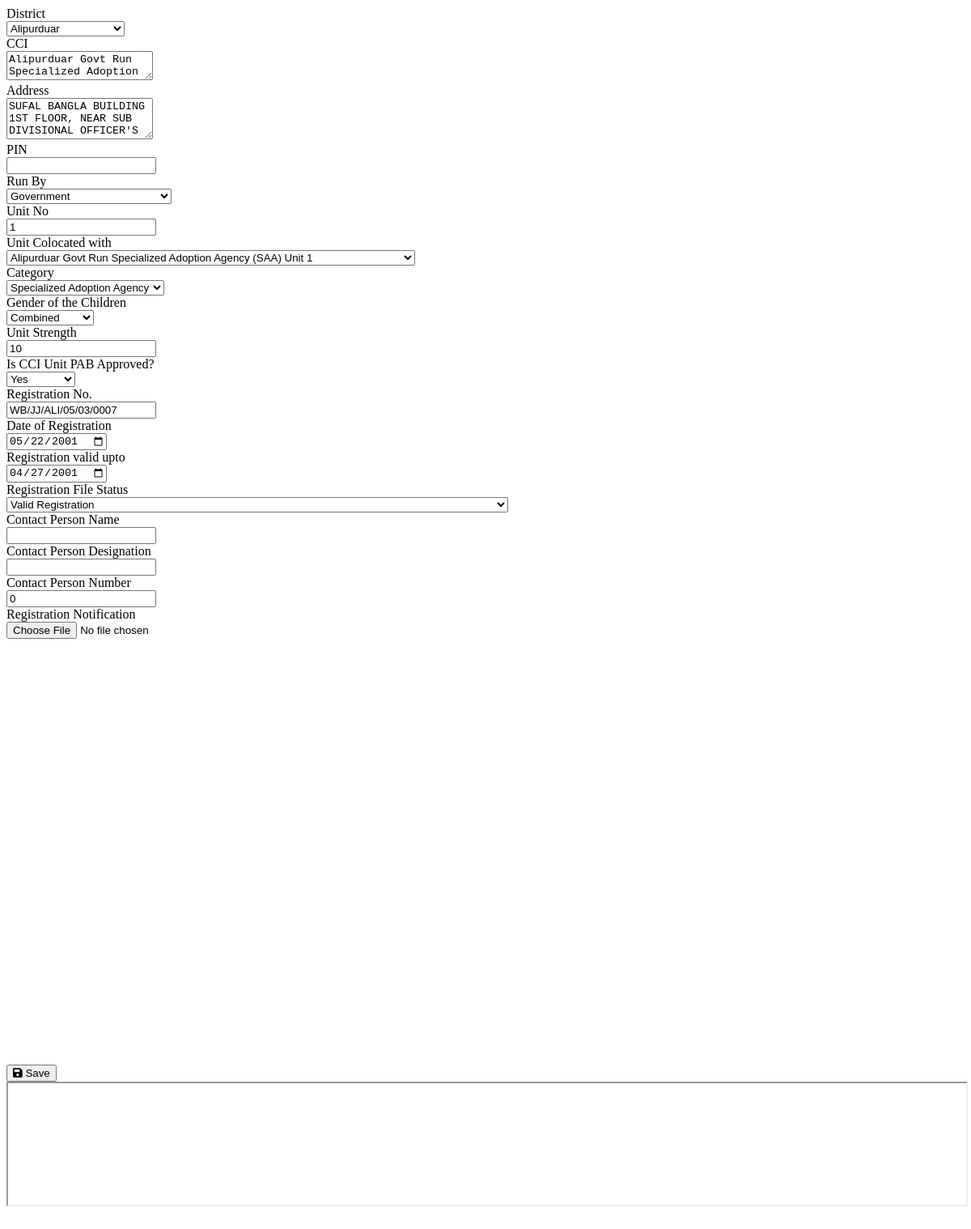
/pages/cci_edit_form.php?data=CCI_001 (signed in), run on an earlier commit of the app's database.
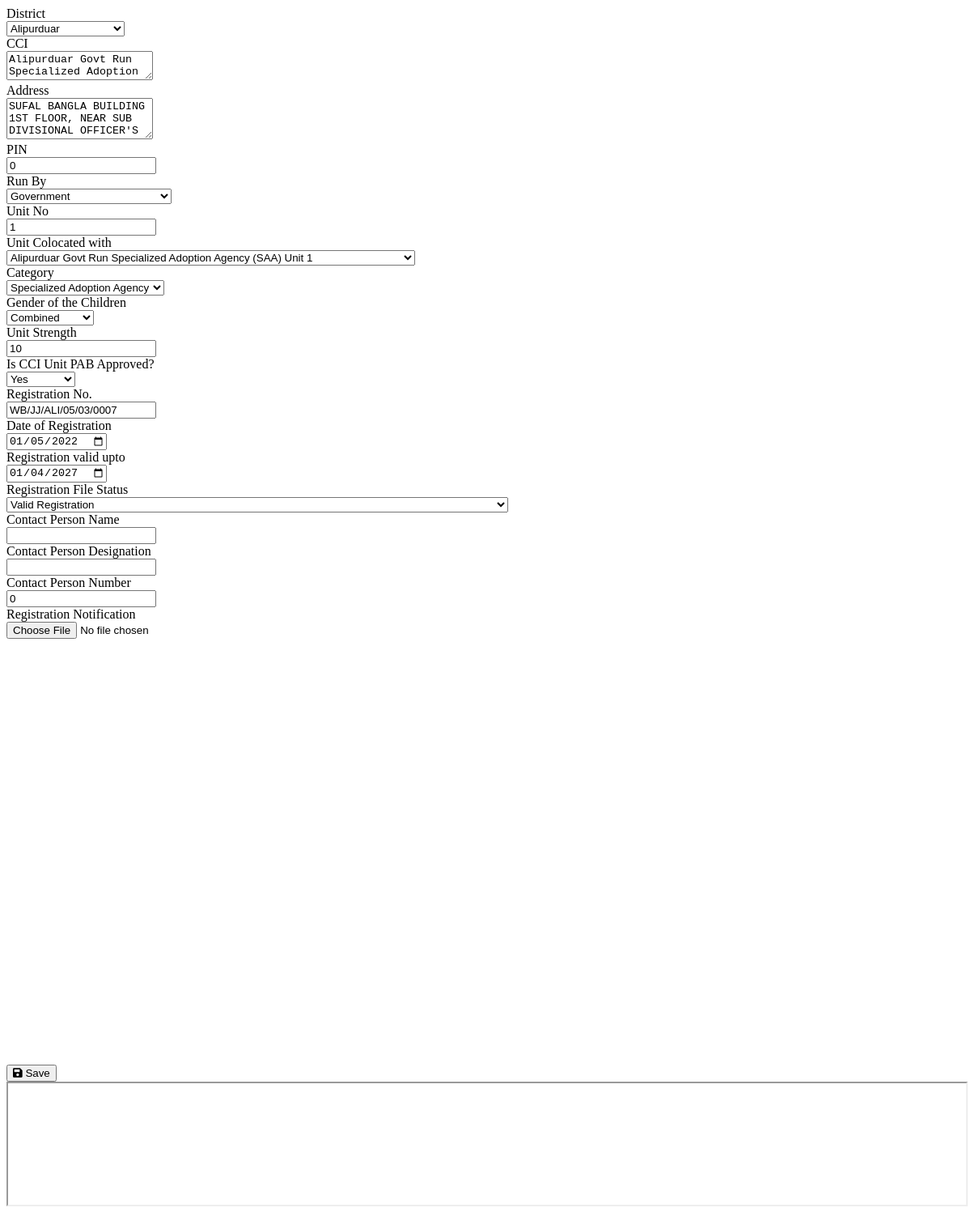
And on a later commit of the database.
### tables this page shows
CREATE TABLE `cci` (
  `id` varchar(255) NOT NULL,
  `colocated_with` varchar(255) NOT NULL,
  `district` varchar(255) DEFAULT NULL,
  `cci_name` varchar(255) DEFAULT NULL,
  `address` varchar(255) DEFAULT NULL,
  `pin` int(11) DEFAULT 0,
  `run_by` varchar(255) DEFAULT NULL,
  `cci_unit_no` smallint(6) DEFAULT 0,
  `cci_unit_gender` varchar(255) DEFAULT NULL,
  `cci_unit_strength` int(11) DEFAULT 0,
  `is_pab_approved` tinyint(1) DEFAULT 0,
  `reg_no` varchar(255) DEFAULT NULL,
  `reg_date` date DEFAULT NULL,
  `reg_valid_upto` date DEFAULT NULL,
  `reg_status` int(11) DEFAULT NULL,
  `contact_name` varchar(255) DEFAULT NULL,
  `contact_desg` varchar(255) DEFAULT NULL,
  `contact_phno` int(11) DEFAULT 0
);

CREATE TABLE `cci_reg_file_status` (
  `id` int(11) NOT NULL,
  `reg_status` varchar(255) NOT NULL
);

### config/DbFunction.php (called while the page is built, shortened)
<?php
class DbFunction{
	function get_cci_categories() {
		$db = Database::getInstance();
		$mysqli = $db->getConnection();
		$query = "SELECT `cci_unit_types`.`id`, `cci_unit_types`.`category` FROM `cci_unit_types`;";
		$rs= $mysqli->query($query);
		return $rs->fetch_all();
	}
	function get_filter_values($fieldname) {
		$db = Database::getInstance();
		$mysqli = $db->getConnection();
		$query = "SELECT DISTINCT(`cci`.`" . $fieldname . "`) FROM `cci`";
		$rs= $mysqli->query($query);
		return $rs->fetch_all();
	}
	function get_reg_file_status() {
		$db = Database::getInstance();
        $mysqli = $db->getConnection();
        $query = "SELECT * FROM `cci_reg_file_status`";
        $rs= $mysqli->query($query);
        return $rs->fetch_all();
	}
	function get_ccis_of_district($district) {
		$db = Database::getInstance();
        $mysqli = $db->getConnection();
        $sql = "SELECT `cci`.`id`, `cci`.`cci_name`, `cci`.`cci_unit_no`, `cci_unit_types`.`type_of_child`
				FROM `cci`
				JOIN `unit_types` ON `cci`.`id` = `unit_types`.`cci_id`
				JOIN `cci_unit_types` ON `unit_types`.`type_id` = `cci_unit_types`.`id`
				WHERE `cci`.`district` = '" . $district . "'
				AND `cci`.`colocated_with` = `cci`.`id`;";
        $rs = $mysqli->query($sql, MYSQLI_ASSOC);
        return $rs;
	}
}

### pages/cci_edit_form.php (the view, shortened to what this page needs)
<?php
require_once "../config/DbFunction.php";
$db = Database::getInstance();
$mysqli = $db->getConnection();
$data = $_GET['data'];
$cci_id = explode(',', $data)[0];
$sql = "SELECT `cci`.*, `cci_unit_types`.`category`
        FROM `cci`
        JOIN `unit_types` ON `cci`.`id` = `unit_types`.`cci_id`
        JOIN `cci_unit_types` ON `unit_types`.`type_id` = `cci_unit_types`.`id`
        WHERE `cci`.`id` = ?;";
$stmt = $mysqli->prepare($sql);
$stmt->bind_param('s', $cci_id);
if ($stmt->execute()) {
    $cci_details = $stmt->get_result()->fetch_all(MYSQLI_ASSOC)[0];
} else {
    trigger_error("Error in query: ". mysqli_connect_error(), E_USER_ERROR);
    die(E_USER_ERROR);
}
$filename = "../reg_files/" . $cci_details['id'] . ".pdf";
$obj = new DbFunction();
?>
<!DOCTYPE html>
<html lang="en">
<head>
</head>
<body>
    <div class="row">
        <div class="col-sm-6 mb-3 mb-sm-0">
            <form id="fCCIEdit" action="" method="">
                <div class="card border-dark">
                    <div class="card-body scrollable-card">
                        <div class="row mb-3">
                            <label for="i_cci_dist" class="col-sm-6 col-form-label">District</label>
                            <div class="col-sm-6">
                                <select id="i_cci_dist" name="i_cci_dist" class="form-control">
                                    <?php
                                    $districts = $obj->get_filter_values('district');
                                    foreach ($districts as $district) {
                                        echo '<option value="'. $district[0]. '"'. ($cci_details['district'] == $district[0] ? 'selected' : '') . '>'. $district[0] . '</option>';
                                    }
                                    ?>
                                </select>
                            </div>
                        </div>
                        <div class="row mb-3">
                            <label for="i_cci_name" class="col-sm-6 col-form-label">CCI</label>
                            <div class="col-sm-6">
                            <textarea rows="2" class="form-control" id="i_cci_name" name="i_cci_name"><?php echo $cci_details['cci_name'] ?></textarea>
                            </div>
                        </div>
                        <div class="row mb-3">
                            <label for="i_cci_addr" class="col-sm-6 col-form-label">Address</label>
                            <div class="col-sm-6">
                            <textarea rows="3" class="form-control" id="i_cci_addr" name="i_cci_addr"><?php echo $cci_details['address'] ?></textarea>
                            </div>
                        </div>
                        <div class="row mb-3">
                            <label for="i_cci_pin" class="col-sm-6 col-form-label">PIN</label>
                            <div class="col-sm-6">
                            <input type="text" class="form-control" id="i_cci_pin" name="i_cci_pin" value="<?php echo $cci_details['pin'] ?>" />
                            </div>
                        </div>
                        <div class="row mb-3">
                            <label for="i_cci_run_by" class="col-sm-6 col-form-label">Run By</label>
                            <div class="col-sm-6">
                                <select id="i_cci_run_by" name="i_cci_run_by" class="form-control">
                                    <?php
                                    $run_by = $obj->get_filter_values('run_by');
                                    foreach ($run_by as $val) {
                                        echo '<option value="'. $val[0]. '"'. ($cci_details['run_by'] == $val[0] ? 'selected' : '') .'>'. $val[0] . '</option>';
                                    }
                                    ?>
                                </select>
                            </div>
                        </div>
                        <div class="row mb-3">
                            <label for="i_cci_unit_no" class="col-sm-6 col-form-label">Unit No</label>
                            <div class="col-sm-6">
                            <input type="text" class="form-control" id="i_cci_unit_no" name="i_cci_unit_no" value="<?php echo $cci_details['cci_unit_no'] ?>" />
                            </div>
                        </div>
                        <div class="row mb-3">
                            <label for="i_cci_colocated_with" class="col-sm-6 col-form-label">Unit Colocated with</label>
                            <div class="col-sm-6">
                                <select id="i_cci_colocated_with" name="i_cci_colocated_with" class="form-control">
                                    <?php
                                    $cci = $obj->get_ccis_of_district($cci_details['district']);
                                    foreach ($cci as $val) {
                                        echo '<option value="'. $val['id']. '"'. ($cci_details['colocated_with'] == $val['id'] ? 'selected' : '') .'>'. $val['cci_name'] . ' (' . $val['type_of_child']. ')' . ' Unit ' . $val['cci_unit_no'] .'</option>';
                                    }
                                    ?>
                                </select>
                            </div>
                        </div>
                        <div class="row mb-3">
                            <label for="i_cci_category" class="col-sm-6 col-form-label">Category</label>
                            <div class="col-sm-6">
                                <select id="i_cci_category" name="i_cci_category" class="form-control">
                                    <?php
                                    $run_by = $obj->get_cci_categories();
                                    foreach ($run_by as $val) {
                                        echo '<option value="'. $val[0]. '"'. ($cci_details['category'] == $val[1] ? 'selected' : '') .'>'. $val[1] . '</option>';
                                    }
                                    ?>
                                </select>
                            </div>
                        </div>
                        <div class="row mb-3">
                            <label for="i_cci_gender" class="col-sm-6 col-form-label">Gender of the Children</label>
                            <div class="col-sm-6">
                                <select id="i_cci_gender" name="i_cci_gender" class="form-control">
                                    <?php
                                    $run_by = $obj->get_filter_values('cci_unit_gender');
                                    foreach ($run_by as $val) {
                                        echo '<option value="'. $val[0]. '"'. ($cci_details['cci_unit_gender'] == $val[0] ? 'selected' : '') .'>'. $val[0] . '</option>';
                                    }
                                    ?>
                                </select>
                            </div>
                        </div>
                        <div class="row mb-3">
                            <label for="i_cci_strength" class="col-sm-6 col-form-label">Unit Strength</label>
                            <div class="col-sm-6">
                            <input type="text" class="form-control" id="i_cci_strength" name="i_cci_strength" value="<?php echo intval($cci_details['cci_unit_strength']) ?>" />
                            </div>
                        </div>
                        <div class="row mb-3">
                            <label for="i_cci_is_pab" class="col-sm-6 col-form-label">Is CCI Unit PAB Approved?</label>
                            <div class="col-sm-6">
                                <select id="i_cci_is_pab" name="i_cci_is_pab" class="form-control">
                                    <option value=1 <?php print($cci_details['is_pab_approved'] == true ? 'selected' : '') ?> >Yes</option>
                                </select>
                            </div>
                        </div>
                        <div class="row mb-3">
                            <label for="i_cci_reg_no" class="col-sm-6 col-form-label">Registration No.</label>
                            <div class="col-sm-6">
                            <input type="text" class="form-control" id="i_cci_reg_no" name="i_cci_reg_no" value="<?php echo $cci_details['reg_no'] ?>" />
                            </div>
                        </div>
                        <div class="row mb-3">
                            <label for="i_cci_reg_dt" class="col-sm-6 col-form-label">Date of Registration</label>
                            <div class="col-sm-6">
                            <input type="date" id="i_cci_reg_dt" name="i_cci_reg_dt" class="form-control" value="<?php echo $cci_details['reg_date']; ?>"/>
                            </div>
                        </div>
                        <div class="row mb-3">
                            <label for="i_cci_reg_valid" class="col-sm-6 col-form-label">Registration valid upto</label>
                            <div class="col-sm-6">
                            <input type="date" id="i_cci_reg_valid" name="i_cci_reg_valid" class="form-control" value="<?php echo $cci_details['reg_valid_upto']; ?>"/>
                            </div>
                        </div>
                        <div class="row mb-3">
                            <label for="i_cci_reg_status" class="col-sm-6 col-form-label">Registration File Status</label>
                            <div class="col-sm-6">
                                <select id="i_cci_reg_status" name="i_cci_reg_status" class="form-control">
                                  <?php
                                  $file_status = $obj->get_reg_file_status();
                                  foreach ($file_status as $val) {
                                    echo '<option value="'. $val[0]. '"'. ($cci_details['reg_status'] == $val[0] ? ' selected' : '') .'>'. $val[1]. '</option>';
                                  }
                                  ?>
                                </select>
                            </div>
                        </div>
                        <div class="row mb-3">
                            <label for="i_cci_contact_name" class="col-sm-6 col-form-label">Contact Person Name</label>
                            <div class="col-sm-6">
                                <input type="text" class="form-control" id="i_cci_contact_name" name="i_cci_contact_name" value="<?php echo $cci_details['contact_name'] ?>" />
                            </div>
                        </div>
                        <div class="row mb-3">
                            <label for="i_cci_contact_designation" class="col-sm-6 col-form-label">Contact Person Designation</label>
                            <div class="col-sm-6">
                                <input type="text" class="form-control" id="i_cci_contact_designation" name="i_cci_contact_designation" value="<?php echo $cci_details['contact_desg'] ?>" />
                            </div>
                        </div>
                        <div class="row mb-3">
                            <label for="i_cci_contact_no" class="col-sm-6 col-form-label">Contact Person Number</label>
                            <div class="col-sm-6">
                                <input type="text" class="form-control" id="i_cci_contact_no" name="i_cci_contact_no" value="<?php echo $cci_details['contact_phno'] ?>" />
                            </div>
                        </div>
                        <div class="row mb-3">
                            <label for="i_cci_reg_file" class="col-sm-6 col-form-label">Registration Notification</label>
                            <div class="col-sm-6">
                                <input class="form-control" type="file" name="i_cci_reg_file" id="i_cci_reg_file" accept="application/pdf">
                            </div>
                        </div>
                    </div>
                    <div class="card-footer text-end">
                        <button id="bSubmitcci_details" type="submit" value="Saved" class="btn btn-primary">
                            <i class="fas fa-save"></i>
                            Save
                        </button>
                    </div>
                </div>
            </form>
        </div>
        <div class="col-sm-6">
            <div class="card border-dark text-bg-dark non-scrollable-card">
                <div class="card-body">
                    <iframe src="<?php echo isset($filename) ? $filename : ''?>" width="100%" height="100%" id="iframeRegFile"></iframe>
                </div>
            </div>
        </div>
    </div>
</body>
</html>

### pages/cci_edit_form.php (style rules this page uses)
.scrollable-card { height: 85vh; overflow-y: auto; }
.non-scrollable-card { height: 90vh; }

What changed in the data, as far as the page shows it:
changed cci "Alipurduar": i_cci_pin (not shown) → "0"; i_cci_reg_dt "05/22/2001" → "01/05/2022"; i_cci_reg_valid "04/27/2001" → "01/04/2027"
